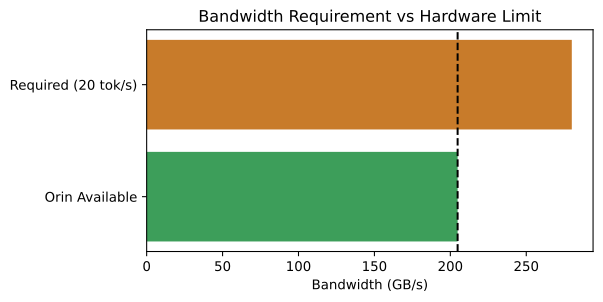

Write the Python code that produced this figure.
import os
import matplotlib.pyplot as plt

bw_types = ['Orin Available', 'Required (20 tok/s)']
values = [204.8, 280]

plt.figure(figsize=(6, 3))
plt.barh(bw_types, values, color=['#3d9e5a', '#c87b2a'])
plt.xlabel('Bandwidth (GB/s)')
plt.axvline(204.8, color='black', linestyle='--')
plt.title('Bandwidth Requirement vs Hardware Limit')
plt.savefig(os.environ.get('VISUAL_OUT_PATH', 'out.svg'), format='svg', bbox_inches='tight')
